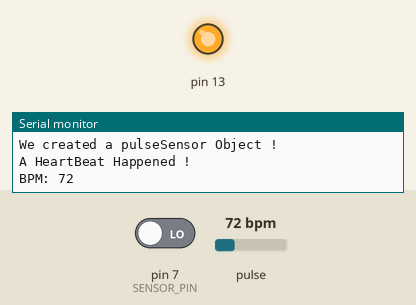
This sketch was run on a simulated Arduino Uno, built with avr-gcc and run on an emulated ATmega328P. On the bench: output pins drawn as LEDs (lit = HIGH), the last lines printed to the serial monitor. Dashed ring = blinking. Inputs (shaded band) come from the test bench; at power-on: pulse 72 bpm, pin 7 (SENSOR_PIN) LOW.

Above: at 1.2 s.
1.3 s: pulse set to 61 bpm
3.2 s: pulse set to 58 bpm
At 4.8 s:
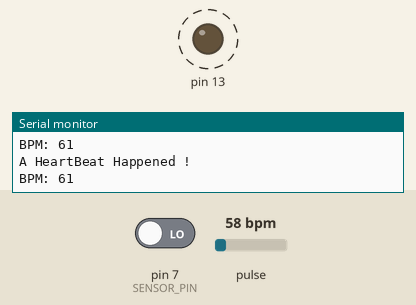
10.5 s: pulse set to 70 bpm
At 11.7 s:
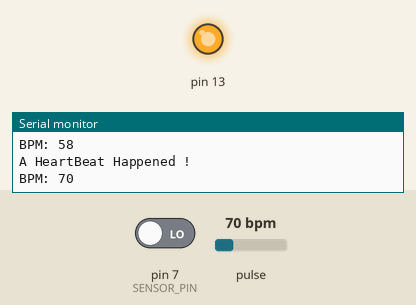
12.5 s: pulse set to 42 bpm
At 14.8 s:
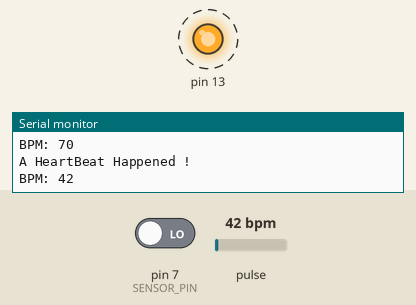
Timing chart, 0 to 17.6 s (numbered marks = the images above; inputs shaded):
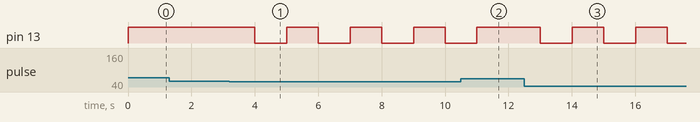

The sketch:

touch_accelerometer.ino
```cpp
#include <math.h>
#define USE_ARDUINO_INTERRUPTS true    // Set-up low-level interrupts for most acurate BPM maths.
#include <PulseSensorPlayground.h>     // Includes the PulseSensorPlayground Library.
const int SENSOR_PIN = 7; // the Arduino's input pin that connects to the sensor's SIGNAL pin
const int x_out = A1; /* connect x_out of module to A1 of UNO board */
const int y_out = A2; /* connect y_out of module to A2 of UNO board */
const int z_out = A3; /* connect z_out of module to A3 of UNO board */
const int PulseWire = 0;       // PulseSensor PURPLE WIRE connected to ANALOG PIN 0
const int LED13 = 13;          // The on-board Arduino LED, close to PIN 13.
int Threshold = 550;           // Determine which Signal to "count as a beat" and which to ignore.

PulseSensorPlayground pulseSensor;


// Variables will change:
int lastState = LOW;      // the previous state from the input pin
int currentState;         // the current reading from the input pin

void setup() {
  // initialize serial communication at 9600 bits per second:
  Serial.begin(9600);
  // initialize the Arduino's pin as an input
  pinMode(SENSOR_PIN, INPUT);
  pulseSensor.analogInput(PulseWire);
  pulseSensor.blinkOnPulse(LED13);       //auto-magically blink Arduino's LED with heartbeat.
  pulseSensor.setThreshold(Threshold);
  // Double-check the "pulseSensor" object was created and "began" seeing a signal.
  if (pulseSensor.begin()) {
    Serial.println("We created a pulseSensor Object !");  //This prints one time at Arduino power-up,  or on Arduino reset.
  }
}

void loop() {
  // read the state of the the input pin:
  currentState = digitalRead(SENSOR_PIN);

  int myBPM = pulseSensor.getBeatsPerMinute();  // Calls function on our pulseSensor object that returns BPM as an "int".
  // "myBPM" hold this BPM value now.
  if (pulseSensor.sawStartOfBeat()) {            // Constantly test to see if "a beat happened".
    Serial.println("A HeartBeat Happened ! "); // If test is "true", print a message "a heartbeat happened".
    Serial.print("BPM: ");                        // Print phrase "BPM: "
    Serial.println(myBPM);                        // Print the value inside of myBPM.
  }

  if (lastState == LOW && currentState == HIGH)
  {
    Serial.println("The sensor is touched");
    Serial.print("\n");
    int x_adc_value, y_adc_value, z_adc_value;

    x_adc_value = analogRead(x_out);
    y_adc_value = analogRead(y_out);
    z_adc_value = analogRead(z_out);
    Serial.print("x = ");
    Serial.print(x_adc_value);
    Serial.print("\t\t");
    Serial.print("y = ");
    Serial.print(y_adc_value);
    Serial.print("\t\t");
    Serial.print("z = ");
    Serial.print(z_adc_value);
    Serial.print("\t\t");

    Serial.print("\n");


  }

  lastState = currentState;


  delay(1000);
}
```

Measured:
- the behaviour switches between 60 and 59 bpm on pulse (found by bisection; images 0 and 1)
- after the input at 3.2 s, pin 13: alternates HIGH for 1.0 s and LOW for 1.0 s, starting after 0.80 s
- after the input at 10.5 s, pin 13: goes on until 11.0 s, then stays HIGH
- after the input at 12.5 s, pin 13: alternates HIGH for 1.0 s and LOW for 1.0 s, starting after 0.51 s
